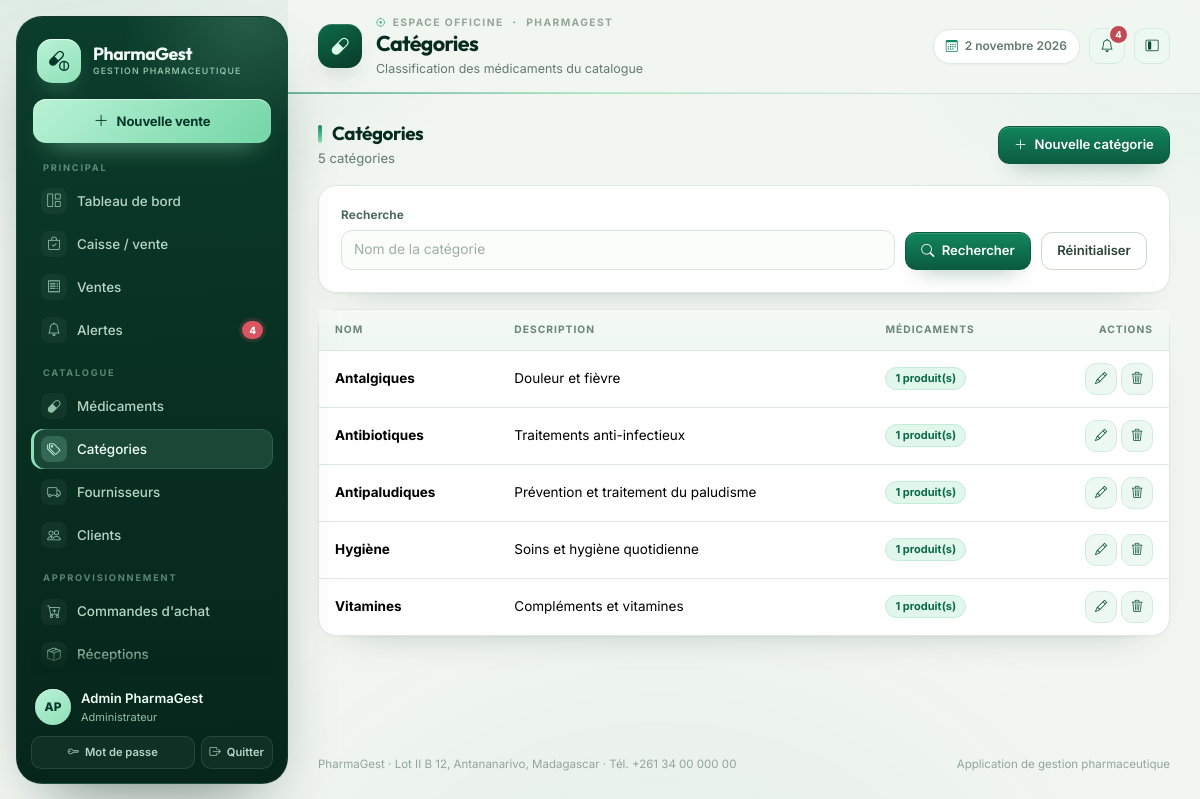
/categories/ (signed in), run on the app's committed database.
### gestion/models.py (models this page shows, shortened)
class Utilisateur(AbstractUser):
    class Role(models.TextChoices):
        ADMIN = "ADMIN", "Administrateur"
        PHARMACIEN = "PHARMACIEN", "Pharmacien responsable"
        GESTIONNAIRE = "GESTIONNAIRE", "Gestionnaire de stock"
        CAISSIER = "CAISSIER", "Caissier"
        RESPONSABLE = "RESPONSABLE", "Responsable de gestion"
    role = models.CharField(
        "rôle", max_length=20, choices=Role.choices, default=Role.CAISSIER
    )
    telephone = models.CharField("téléphone", max_length=30, blank=True)
    cree_le = models.DateTimeField("créé le", auto_now_add=True)
    class Meta:
        verbose_name = "utilisateur"
        verbose_name_plural = "utilisateurs"
        ordering = ["username"]
    @property
    def nom_complet(self):
        return self.get_full_name() or self.username
    @property
    def est_admin(self):
        return self.is_superuser or self.role == self.Role.ADMIN
    @property
    def peut_gerer_catalogue(self):
        return self.est_admin or self.role in {
            self.Role.PHARMACIEN,
            self.Role.GESTIONNAIRE,
        }
    @property
    def peut_vendre(self):
        return self.est_admin or self.role in {
            self.Role.PHARMACIEN,
            self.Role.CAISSIER,
        }
    @property
    def peut_voir_rapports(self):
        return self.est_admin or self.role in {
            self.Role.PHARMACIEN,
            self.Role.RESPONSABLE,
        }

class Categorie(models.Model):
    nom = models.CharField("nom", max_length=120, unique=True)
    description = models.TextField("description", blank=True)
    date_creation = models.DateTimeField("date de création", auto_now_add=True)
    class Meta:
        verbose_name = "catégorie"
        verbose_name_plural = "catégories"
        ordering = ["nom"]

### gestion/views.py (the view)
# urls.py: path("categories/", views.CategorieListView.as_view(), name="categorie_liste"),
class CategorieListView(LoginRequiredMixin, ListView):
    model = Categorie
    template_name = "gestion/categorie_liste.html"
    context_object_name = "categories"
    paginate_by = 20
    def get_queryset(self):
        queryset = Categorie.objects.all()
        recherche = self.request.GET.get("q", "").strip()
        if recherche:
            queryset = queryset.filter(nom__icontains=recherche)
        return queryset
    def get_context_data(self, **kwargs):
        contexte = super().get_context_data(**kwargs)
        contexte["q"] = self.request.GET.get("q", "")
        return contexte

### gestion/templatetags/gestion_extras.py (called while the page is built)
@register.filter
def initiales(utilisateur):
    if hasattr(utilisateur, "nom_complet"):
        nom = utilisateur.nom_complet
    else:
        nom = str(utilisateur)
    morceaux = [m for m in nom.replace("-", " ").split(" ") if m]
    if not morceaux:
        return "?"
    if len(morceaux) == 1:
        return morceaux[0][:2].upper()
    return (morceaux[0][0] + morceaux[-1][0]).upper()

### templates/gestion/categorie_liste.html (shortened to what this page needs)
{% extends "gestion/base.html" %}
{% block page_title %}Catégories{% endblock %}
{% block page_subtitle %}Classification des médicaments du catalogue{% endblock %}
{% block contenu %}
<div class="pg-section-title">
  <div>
    <h2 class="mb-1">Catégories</h2>
    <div class="pg-muted small">{{ paginator.count }} catégorie{{ paginator.count|pluralize }}</div>
  </div>
  {% if user.peut_gerer_catalogue %}
  <a class="btn btn-primary" href="{% url 'gestion:categorie_ajouter' %}"><i class="bi bi-plus-lg me-1"></i> Nouvelle catégorie</a>
  {% endif %}
</div>
<div class="pg-card mb-3">
  <div class="pg-card-body">
    <form method="get" class="pg-filters">
      <div class="flex-grow-1" style="min-width:220px">
        <label class="form-label">Recherche</label>
        <input class="form-control" type="search" name="q" value="{{ q }}" placeholder="Nom de la catégorie">
      </div>
      <div><button class="btn btn-primary" type="submit"><i class="bi bi-search me-1"></i> Rechercher</button></div>
      <div><a class="btn btn-outline-secondary" href="{% url 'gestion:categorie_liste' %}">Réinitialiser</a></div>
    </form>
  </div>
</div>
<div class="pg-card">
  <div class="pg-table-wrap">
    <table class="table table-hover align-middle">
      <thead><tr><th>Nom</th><th>Description</th><th>Médicaments</th><th class="text-end">Actions</th></tr></thead>
      <tbody>
        {% for categorie in categories %}
        <tr>
          <td class="fw-bold">{{ categorie.nom }}</td>
          <td class="pg-muted">{{ categorie.description|default:"—"|truncatechars:90 }}</td>
          <td><span class="pg-badge pg-badge-green">{{ categorie.medicaments.count }} produit(s)</span></td>
          <td class="text-end">
            {% if user.peut_gerer_catalogue %}
            <div class="d-inline-flex gap-1">
              <a class="btn btn-sm btn-soft btn-icon" href="{% url 'gestion:categorie_modifier' categorie.pk %}" title="Modifier"><i class="bi bi-pencil"></i></a>
              <a class="btn btn-sm btn-soft btn-icon" href="{% url 'gestion:categorie_supprimer' categorie.pk %}" title="Supprimer" data-confirm="Êtes-vous sûr de supprimer cette catégorie ?"><i class="bi bi-trash3"></i></a>
            </div>
            {% else %}—{% endif %}
          </td>
        </tr>
        {% empty %}
        <tr><td colspan="4" class="pg-empty"><i class="bi bi-tags"></i>Aucune catégorie enregistrée.</td></tr>
        {% endfor %}
      </tbody>
    </table>
  </div>
</div>
{% endblock %}

### templates/gestion/base.html (shortened to what this page needs)
{% load static %}
{% load gestion_extras %}
<!doctype html>
<html lang="fr">
<head>
  <link href="https://cdn.jsdelivr.net/npm/bootstrap@5.3.3/dist/css/bootstrap.min.css" rel="stylesheet">
  <link href="https://cdn.jsdelivr.net/npm/bootstrap-icons@1.11.3/font/bootstrap-icons.min.css" rel="stylesheet">
  <link rel="stylesheet" href="{% static 'css/pharmagest.css' %}">
</head>
<body>
{% with url_name=request.resolver_match.url_name %}
<div class="pg-shell" data-layout="expanded">
  <aside class="pg-sidebar" id="sidebar" aria-label="Menu principal de navigation">
    <a class="pg-brand" href="{% url 'gestion:tableau_bord' %}" aria-label="Accueil {{ pharmacie_nom }}">
      <span class="pg-brand-mark"><i class="bi bi-capsule-pill"></i></span>
      <span class="pg-brand-text">
        <span class="pg-brand-name">{{ pharmacie_nom }}</span>
        <span class="pg-brand-sub">Gestion pharmaceutique</span>
      </span>
    </a>
    {% if user.peut_vendre %}
    <a class="pg-side-cta" href="{% url 'gestion:caisse' %}" title="Ouvrir la caisse">
      <i class="bi bi-plus-lg"></i>
      <span>Nouvelle vente</span>
    </a>
    {% endif %}
    <nav class="pg-nav-groups" aria-label="Navigation">
      <div class="pg-nav-group">
        <div class="pg-nav-label">Principal</div>
        <div class="pg-nav">
          <a class="pg-nav-link {% if url_name == 'tableau_bord' %}active{% endif %}" href="{% url 'gestion:tableau_bord' %}" title="Tableau de bord">
            <i class="bi bi-grid-1x2"></i>
            <span>Tableau de bord</span>
          </a>
          {% if user.peut_vendre %}
          <a class="pg-nav-link {% if url_name == 'caisse' %}active{% endif %}" href="{% url 'gestion:caisse' %}" title="Caisse / vente">
            <i class="bi bi-bag-check"></i>
            <span>Caisse / vente</span>
          </a>
          {% endif %}
          <a class="pg-nav-link {% if url_name == 'vente_liste' or url_name == 'vente_detail' or url_name == 'retour_vente' or url_name == 'vente_annuler' %}active{% endif %}" href="{% url 'gestion:vente_liste' %}" title="Ventes">
            <i class="bi bi-receipt"></i>
            <span>Ventes</span>
          </a>
          <a class="pg-nav-link {% if url_name == 'alertes' %}active{% endif %}" href="{% url 'gestion:alertes' %}" title="Alertes">
            <i class="bi bi-bell"></i>
            {% if alertes_globales %}<span class="pg-nav-badge">{{ alertes_globales }}</span>{% endif %}
            <span>Alertes</span>
          </a>
        </div>
      </div>
      <div class="pg-nav-group">
        <div class="pg-nav-label">Catalogue</div>
        <div class="pg-nav">
          <a class="pg-nav-link " href="{% url 'gestion:medicament_liste' %}" title="Médicaments">
            <i class="bi bi-capsule"></i>
            <span>Médicaments</span>
          </a>
          <a class="pg-nav-link {% if url_name == 'categorie_liste' or url_name == 'categorie_ajouter' or url_name == 'categorie_modifier' or url_name == 'categorie_supprimer' %}active{% endif %}" href="{% url 'gestion:categorie_liste' %}" title="Catégories">
            <i class="bi bi-tags"></i>
            <span>Catégories</span>
          </a>
          <a class="pg-nav-link " href="{% url 'gestion:fournisseur_liste' %}" title="Fournisseurs">
            <i class="bi bi-truck"></i>
            <span>Fournisseurs</span>
          </a>
          <a class="pg-nav-link {% if url_name == 'client_liste' or url_name == 'client_detail' or url_name == 'client_ajouter' or url_name == 'client_modifier' %}active{% endif %}" href="{% url 'gestion:client_liste' %}" title="Clients">
            <i class="bi bi-people"></i>
            <span>Clients</span>
          </a>
        </div>
      </div>
      {% if user.est_admin or user.role == 'PHARMACIEN' or user.role == 'GESTIONNAIRE' or user.role == 'RESPONSABLE' %}
      <div class="pg-nav-group">
        <div class="pg-nav-label">Approvisionnement</div>
        <div class="pg-nav">
          <a class="pg-nav-link " href="{% url 'gestion:commande_liste' %}" title="Commandes d'achat">
            <i class="bi bi-cart-plus"></i>
            <span>Commandes d'achat</span>
          </a>
          <a class="pg-nav-link {% if url_name == 'reception_liste' or url_name == 'reception_detail' or url_name == 'commande_receptionner' %}active{% endif %}" href="{% url 'gestion:reception_liste' %}" title="Réceptions">
            <i class="bi bi-box-seam"></i>
            <span>Réceptions</span>
          </a>
        </div>
      </div>
      {% endif %}
    </nav>
    <div class="pg-sidebar-foot">
      <div class="pg-user">
        <span class="pg-avatar">{{ user.nom_complet|initiales }}</span>
        <span class="pg-user-text">
          <span class="name">{{ user.nom_complet }}</span>
          <span class="role">{{ user.get_role_display }}</span>
        </span>
      </div>
      <div class="actions">
        <a href="{% url 'gestion:mot_de_passe' %}" title="Modifier le mot de passe">
          <i class="bi bi-key"></i><span>Mot de passe</span>
        </a>
        <form method="post" action="{% url 'gestion:deconnexion' %}" class="m-0" title="Déconnexion">
          <button type="submit"><i class="bi bi-box-arrow-right"></i><span>Quitter</span></button>
        </form>
      </div>
    </div>
  </aside>
  <div class="pg-main">
    <header class="pg-topbar">
      <span class="pg-page-icon" aria-hidden="true"><i class="bi bi-capsule"></i></span>
      <div class="pg-heading">
        <div class="pg-crumb"><i class="bi bi-crosshair"></i> Espace officine <i class="bi bi-dot"></i> {{ pharmacie_nom }}</div>
        <h1 class="pg-page-title">{% block page_title %}Tableau de bord{% endblock %}</h1>
        <p class="pg-page-sub">{% block page_subtitle %}Vue d'ensemble de l'activité de la pharmacie{% endblock %}</p>
      </div>
      <div class="pg-topbar-actions">
        <span class="pg-date-chip"><i class="bi bi-calendar3"></i> {% now "j F Y" %}</span>
        <a class="btn btn-soft btn-icon position-relative" href="{% url 'gestion:alertes' %}" title="Alertes" aria-label="Alertes">
          <i class="bi bi-bell"></i>
          {% if alertes_globales %}
          <span class="pg-notif-dot">{{ alertes_globales }}</span>
          {% endif %}
        </a>
        <button class="pg-layout-toggle btn btn-soft btn-icon" type="button" aria-label="Basculer le menu compact" title="Menu compact" data-layout-toggle>
          <i class="bi bi-layout-sidebar-inset"></i>
        </button>
      </div>
    </header>
    <main class="pg-content" id="contenu">
      {% block contenu %}{% endblock %}
    </main>
    <footer class="pg-footer">
      <span>{{ pharmacie_nom }} · {{ pharmacie_adresse }} · Tél. {{ pharmacie_telephone }}</span>
      <span>Application de gestion pharmaceutique</span>
    </footer>
  </div>
</div>
{% endwith %}
</body>
</html>

### data on the page
Utilisateur: last_name "PharmaGest", nom_complet|initiales "AP", nom_complet "Admin PharmaGest", role "Administrateur", last_name "PHARMAGEST"
Categorie: nom "Antalgiques", description "Douleur et fièvre", medicaments.count "1"
Categorie: nom "Antibiotiques", description "Traitements anti-infectieux", medicaments.count "1"
Categorie: nom "Antipaludiques", description "Prévention et traitement du paludisme", medicaments.count "1"
Categorie: nom "Hygiène", description "Soins et hygiène quotidienne", medicaments.count "1"
Categorie: nom "Vitamines", description "Compléments et vitamines", medicaments.count "1"

### other printed values
{{ alertes_globales }} "4"
{{ paginator.count }} "5"
{{ pharmacie_adresse }} "Lot II B 12, Antananarivo, Madagascar"
{{ pharmacie_telephone }} "+261 34 00 000 00"
